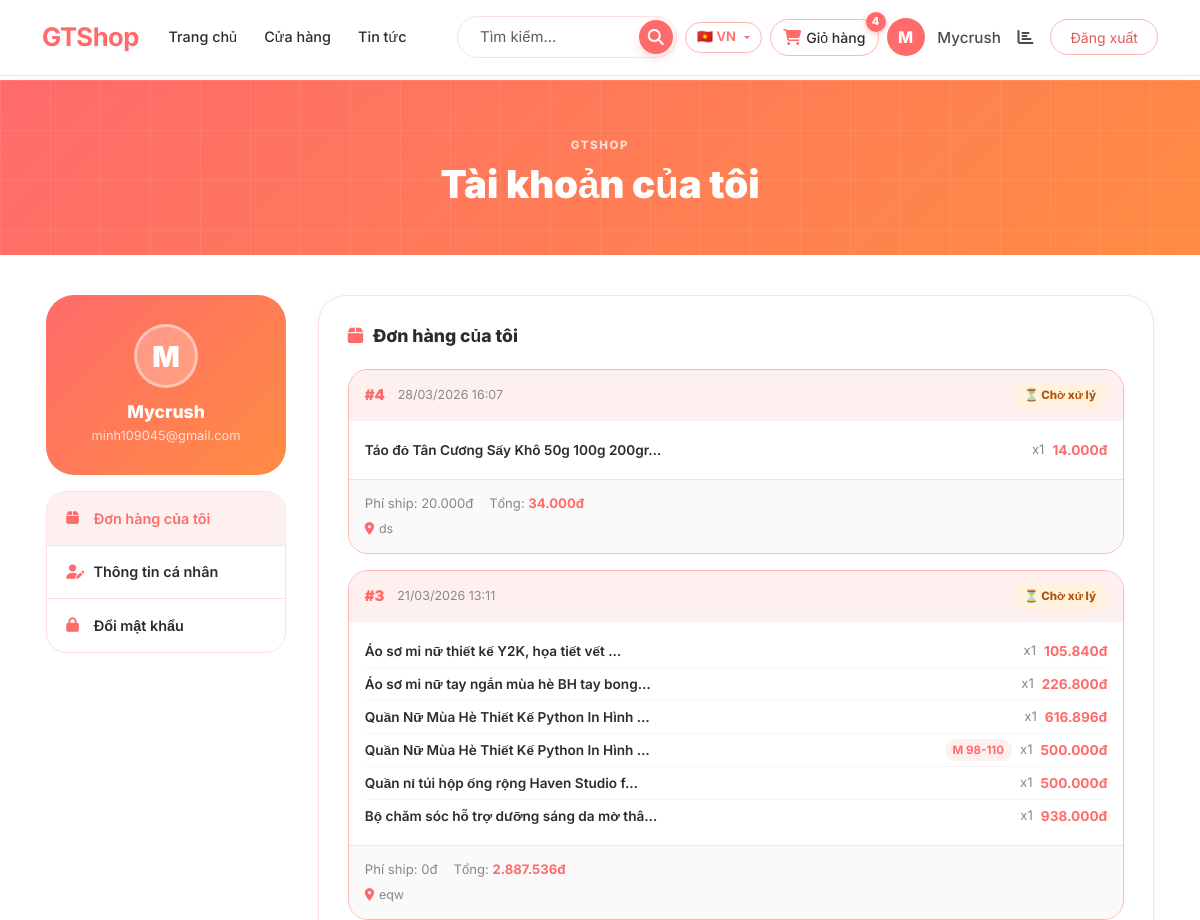
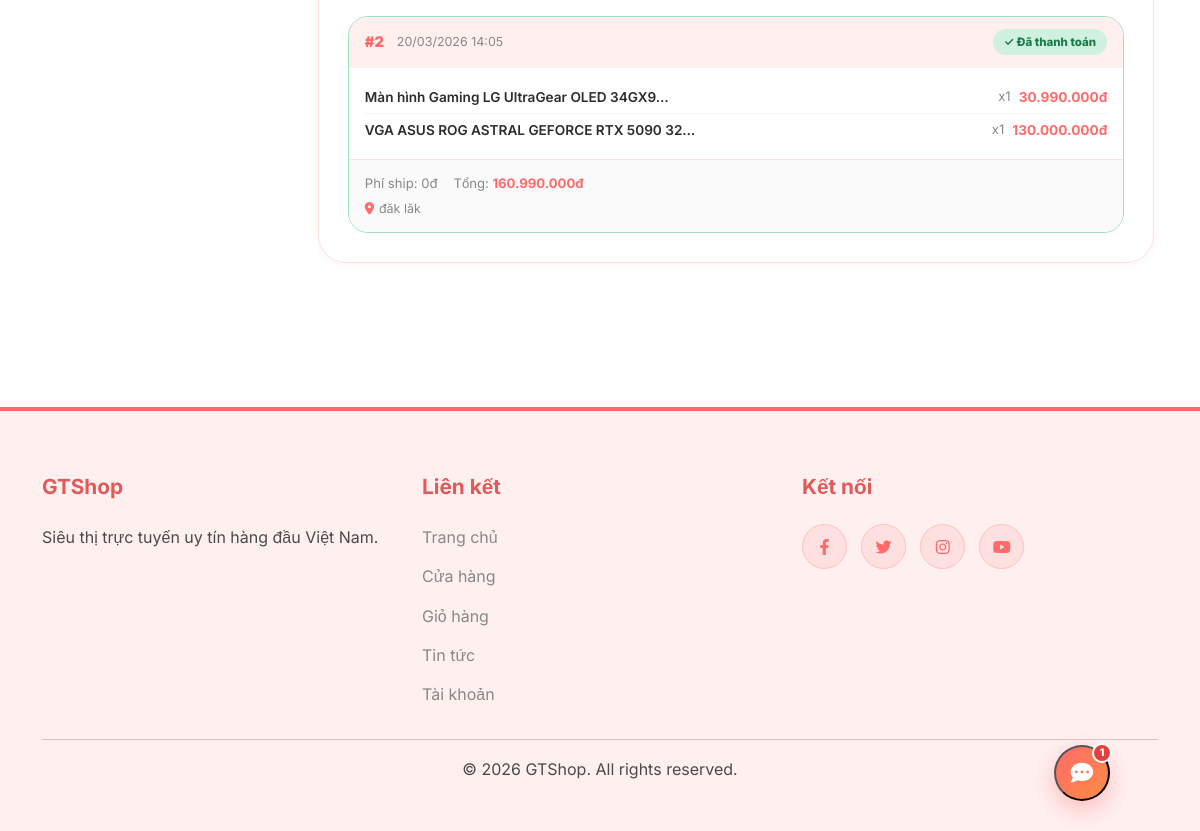
/accounts/profile/ (signed in), run on the app's committed database (2 pictures, top to bottom).
### carts/models.py (models this page shows, shortened)
class Order(models.Model):
    user         = models.ForeignKey(User, on_delete=models.CASCADE)
    full_name    = models.CharField(max_length=100, verbose_name="Họ tên")
    phone        = models.CharField(max_length=20, verbose_name="Số điện thoại")
    address      = models.TextField(verbose_name="Địa chỉ")
    total        = models.DecimalField(max_digits=10, decimal_places=0, default=0, verbose_name="Tổng tiền")
    shipping_fee = models.DecimalField(max_digits=10, decimal_places=0, default=0, verbose_name="Phí vận chuyển")
    paid         = models.BooleanField(default=False, verbose_name="Đã thanh toán")
    created      = models.DateTimeField(auto_now_add=True, verbose_name="Ngày tạo")
    class Meta:
        verbose_name = "Đơn hàng"
        verbose_name_plural = "Đơn hàng"

class OrderItem(models.Model):
    order    = models.ForeignKey(Order, on_delete=models.CASCADE, related_name='items')
    product  = models.ForeignKey(Product, on_delete=models.CASCADE)
    variant  = models.ForeignKey(ProductVariant, on_delete=models.SET_NULL, null=True, blank=True)
    quantity = models.PositiveIntegerField(default=1)
    price    = models.DecimalField(max_digits=10, decimal_places=0)
    class Meta:
        verbose_name = "Chi tiết đơn hàng"
        verbose_name_plural = "Chi tiết đơn hàng"

### store/models.py (models this page shows, shortened)
class Product(models.Model):
    category = models.ForeignKey(Category, on_delete=models.CASCADE, related_name='products')
    name = models.CharField(max_length=200, db_index=True)
    slug = models.SlugField(max_length=200, unique=True, db_index=True)
    image = models.ImageField(upload_to='products/', blank=True)
    description = models.TextField(blank=True)
    price = models.DecimalField(max_digits=10, decimal_places=0, verbose_name="Giá gốc")
    sale_price = models.DecimalField(max_digits=10, decimal_places=0, blank=True, null=True, verbose_name="Giá khuyến mãi")
    stock = models.PositiveIntegerField(default=0)
    available = models.BooleanField(default=True)
    is_hot = models.BooleanField(default=False, help_text="Sản phẩm hot hiển thị trên trang chủ")
    created = models.DateTimeField(auto_now_add=True)
    updated = models.DateTimeField(auto_now=True)
    weight = models.PositiveIntegerField(default=0, verbose_name="Cân nặng (gram)", help_text="Dùng để tính phí vận chuyển")
    class Meta:
        ordering = ('name',)
        verbose_name = 'sản phẩm'
        verbose_name_plural = 'sản phẩm'

class ProductVariant(models.Model):
    product = models.ForeignKey(Product, on_delete=models.CASCADE, related_name='variants')
    name = models.CharField(max_length=100, verbose_name="Tên biến thể", help_text="VD: 100ml, Màu đỏ...")
    price = models.DecimalField(max_digits=10, decimal_places=0, blank=True, null=True, verbose_name="Giá (nếu khác giá gốc)")
    stock = models.PositiveIntegerField(default=0, verbose_name="Tồn kho")
    image = models.ImageField(upload_to='variants/', blank=True, null=True, verbose_name="Ảnh riêng (nếu có)")
    weight = models.PositiveIntegerField(default=0, verbose_name="Cân nặng (gram)", help_text="Nếu để trống sẽ lấy từ sản phẩm gốc")
    class Meta:
        verbose_name = "Biến thể sản phẩm"
        verbose_name_plural = "Biến thể sản phẩm"
    from store.review_models import ProductReview

### accounts/account_views.py (the view, shortened to what this page needs)
# urls.py: path('accounts/profile/',  my_account,                      name='account_my_account'),
@login_required
def my_account(request):
    tab = request.GET.get('tab', 'orders')
    orders = Order.objects.filter(
        user=request.user
    ).prefetch_related(
        'items__product',
        'items__variant',
    ).order_by('-created')
    return render(request, 'account/account.html', {
        'tab':    tab,
        'orders': orders,
    })

### GTshop/context_processors.py (called while the page is built)
def cart_count(request):
    cart = request.session.get('cart', {})
    count = sum(item['quantity'] for item in cart.values())
    return {'cart_count': count}

def lang_list(request):
    return {
        'lang_list': [
            ('vi',      '🇻🇳', 'Tiếng Việt'),
            ('en',      '🇺🇸', 'English'),
            ('zh-hans', '🇨🇳', '中文'),
            ('ja',      '🇯🇵', '日本語'),
            ('ru',      '🇷🇺', 'Русский'),
            ('km',      '🇰🇭', 'ភាសាខ្មែរ'),
        ]
    }

### store/templatetags/store_filters.py (called while the page is built)
@register.filter
def currency(value):
    try:
        v = int(value)
        return f"{v:,}đ".replace(',', '.')
    except (TypeError, ValueError):
        return str(value)

### templates/account/account.html (shortened to what this page needs)
{% extends 'base.html' %}
{% load i18n %}
{% load store_filters %}
{% block content %}
<div class="page-header">
  <div class="container">
    <p class="page-header-eyebrow">GTShop</p>
    <h1 class="page-header-title">{% trans "Tài khoản của tôi" %}</h1>
  </div>
</div>
<div class="container account-container">
  <div class="account-layout">
    <div class="account-sidebar">
      <div class="account-avatar-card">
        <div class="account-avatar-circle">{{ user.username|first|upper }}</div>
        <h4 class="account-username">{{ user.username }}</h4>
        <p class="account-email">{{ user.email|default:"—" }}</p>
      </div>
      <nav class="account-nav">
        <a class="account-nav-item {% if tab == 'orders' or not tab %}account-nav-item--active{% endif %}"
           href="{% url 'my_account' %}?tab=orders"><i class="fas fa-box"></i> {% trans "Đơn hàng của tôi" %}</a>
        <a class="account-nav-item {% if tab == 'profile' %}account-nav-item--active{% endif %}"
           href="{% url 'my_account' %}?tab=profile"><i class="fas fa-user-edit"></i> {% trans "Thông tin cá nhân" %}</a>
        <a class="account-nav-item {% if tab == 'password' %}account-nav-item--active{% endif %}"
           href="{% url 'my_account' %}?tab=password"><i class="fas fa-lock"></i> {% trans "Đổi mật khẩu" %}</a>
      </nav>
    </div>
    <div class="account-main">
      {% if tab == 'orders' or not tab %}
      <div class="account-card">
        <h3 class="account-card-title"><i class="fas fa-box"></i> {% trans "Đơn hàng của tôi" %}</h3>
        {% if orders %}
        <div class="orders-list">
          {% for order in orders %}
          <div class="order-item {% if order.paid %}order-item--paid{% else %}order-item--pending{% endif %}">
            <div class="order-item-header">
              <span class="order-item-id">#{{ order.id }}</span>
              <span class="order-item-date">{{ order.created|date:"d/m/Y H:i" }}</span>
              {% if order.paid %}
                <span class="status-badge status-badge--paid">✓ {% trans "Đã thanh toán" %}</span>
              {% else %}
                <span class="status-badge status-badge--pending">⏳ {% trans "Chờ xử lý" %}</span>
              {% endif %}
            </div>
            <div class="order-item-products">
              {% for item in order.items.all %}
              <div class="order-product-row">
                <span class="order-product-name">{{ item.product.name|truncatechars:40 }}</span>
                {% if item.variant %}<span class="order-product-variant">{{ item.variant.name }}</span>{% endif %}
                <span class="order-product-qty">x{{ item.quantity }}</span>
                <span class="order-product-price">{{ item.price|currency }}</span>
              </div>
              {% endfor %}
            </div>
            <div class="order-item-footer">
              <div class="order-item-totals">
                <span>{% trans "Phí ship:" %} {{ order.shipping_fee|currency }}</span>
                <span class="order-item-total">{% trans "Tổng:" %} <b>{{ order.total|currency }}</b></span>
              </div>
              <div class="order-item-address">
                <i class="fas fa-map-marker-alt"></i> {{ order.address|truncatechars:60 }}
              </div>
            </div>
          </div>
          {% endfor %}
        </div>
        {% else %}
        <div class="account-empty">
          <div class="account-empty-icon">📦</div>
          <p>{% trans "Bạn chưa có đơn hàng nào." %}</p>
          <a href="{% url 'store:shop' %}" class="btn-account-shop">{% trans "Mua sắm ngay" %}</a>
        </div>
        {% endif %}
      </div>
      {% endif %}
    </div>
  </div>
</div>
{% endblock %}

### templates/base.html (shortened to what this page needs)
{% load static i18n %}
<!DOCTYPE html>
<html lang="{{ LANGUAGE_CODE }}">
<head>
  <link href="https://cdn.jsdelivr.net/npm/bootstrap@5.3.0/dist/css/bootstrap.min.css" rel="stylesheet">
  <link rel="stylesheet" href="https://cdnjs.cloudflare.com/ajax/libs/font-awesome/6.4.0/css/all.min.css">
  <link rel="stylesheet" href="{% static 'css/style.css' %}">
</head>
<body>
<nav class="navbar navbar-expand-lg fixed-top">
  <div class="container">
    <a class="navbar-brand fw-bold" href="{% url 'store:home' %}">GTShop</a>
    <div class="collapse navbar-collapse" id="navbarNav">
      <ul class="navbar-nav me-auto">
        <li class="nav-item">
          <a class="nav-link {% if request.path == '/' %}active{% endif %}"
             href="{% url 'store:home' %}">{% trans "Trang chủ" %}</a>
        </li>
        <li class="nav-item">
          <a class="nav-link {% if '/shop/' in request.path %}active{% endif %}"
             href="{% url 'store:shop' %}">{% trans "Cửa hàng" %}</a>
        </li>
        <li class="nav-item">
          <a class="nav-link" href="{% url 'blog:article_list' %}">{% trans "Tin tức" %}</a>
        </li>
      </ul>
      <form class="d-flex search-form me-2" action="{% url 'store:shop' %}" method="get">
        <input name="q" class="form-control" type="search"
               placeholder="{% trans 'Tìm kiếm...' %}" value="{{ request.GET.q }}">
        <button class="btn" type="submit"><i class="fas fa-search"></i></button>
      </form>
      <div class="d-flex align-items-center gap-2">
        <div class="dropdown lang-dropdown">
          <button class="btn lang-toggle dropdown-toggle" type="button"
                  data-bs-toggle="dropdown" aria-expanded="false">
            {% if LANGUAGE_CODE == 'vi' %}🇻🇳 VN
            {% elif LANGUAGE_CODE == 'en' %}🇺🇸 EN
            {% elif LANGUAGE_CODE == 'zh-hans' %}🇨🇳 ZH
            {% elif LANGUAGE_CODE == 'ja' %}🇯🇵 JA
            {% elif LANGUAGE_CODE == 'ru' %}🇷🇺 RU
            {% elif LANGUAGE_CODE == 'km' %}🇰🇭 KM
            {% else %}🌐 {{ LANGUAGE_CODE|upper }}{% endif %}
          </button>
        </div>
        <a class="nav-link cart-link position-relative {% if '/cart/' in request.path %}active{% endif %}"
           href="{% url 'carts:cart_detail' %}">
          <i class="fas fa-shopping-cart"></i>
          {% trans "Giỏ hàng" %}
          {% if cart_count > 0 %}
            <span class="cart-badge">{{ cart_count }}</span>
          {% endif %}
        </a>
        <div class="user-menu">
          {% if user.is_authenticated %}
            <a href="{% url 'my_account' %}" class="user-avatar" title="{{ user.username }}">
              {{ user.username|first|upper }}
            </a>
            <span class="username d-none d-xl-inline">{{ user.username }}</span>
            {% if user.is_staff %}
            <a href="{% url 'stats_dashboard' %}" class="nav-link px-1" title="{% trans 'Thống kê' %}">
              <i class="fas fa-chart-bar"></i>
            </a>
            {% endif %}
            <form method="post" action="{% url 'logout' %}" class="d-inline">
              <button type="submit" class="btn btn-outline-light btn-sm">
                {% trans "Đăng xuất" %}
              </button>
            </form>
          {% else %}
            <a class="nav-link" href="{% url 'login' %}">{% trans "Đăng nhập" %}</a>
            <a class="nav-link" href="{% url 'register' %}">{% trans "Đăng ký" %}</a>
          {% endif %}
        </div>
      </div>
    </div>
  </div>
</nav>
<main>
  {% block content %}{% endblock %}
</main>
<footer>
  <div class="container">
    <div class="row">
      <div class="col-md-4">
        <h5>GTShop</h5>
        <p>{% trans "Siêu thị trực tuyến uy tín hàng đầu Việt Nam." %}</p>
      </div>
      <div class="col-md-4">
        <h5>{% trans "Liên kết" %}</h5>
        <ul>
          <li><a href="{% url 'store:home' %}">{% trans "Trang chủ" %}</a></li>
          <li><a href="{% url 'store:shop' %}">{% trans "Cửa hàng" %}</a></li>
          <li><a href="{% url 'carts:cart_detail' %}">{% trans "Giỏ hàng" %}</a></li>
          <li><a href="{% url 'blog:article_list' %}">{% trans "Tin tức" %}</a></li>
          {% if user.is_authenticated %}
          <li><a href="{% url 'my_account' %}">{% trans "Tài khoản" %}</a></li>
          {% endif %}
        </ul>
      </div>
      <div class="col-md-4">
        <h5>{% trans "Kết nối" %}</h5>
        <div class="social-links">
          <a href="#"><i class="fab fa-facebook-f"></i></a>
          <a href="#"><i class="fab fa-twitter"></i></a>
          <a href="#"><i class="fab fa-instagram"></i></a>
          <a href="#"><i class="fab fa-youtube"></i></a>
        </div>
      </div>
    </div>
    <hr>
    <div class="text-center"><p>&copy; 2026 GTShop. All rights reserved.</p></div>
  </div>
</footer>
<button class="chatbot-bubble" id="chatbot-bubble" onclick="toggleChatbot()">
  <i class="fas fa-comment-dots" id="cb-open"></i>
  <span class="chatbot-unread" id="cb-unread">1</span>
</button>
</body>
</html>

### data on the page
Order: id "4", created "28/03/2026 16:07", shipping_fee "20.000đ", total "34.000đ", address "ds"
OrderItem: product.name "Táo đỏ Tân Cương Sấy Khô 50g 100g 200gr…", quantity "1", price "14.000đ"
Order: id "3", created "21/03/2026 13:11", shipping_fee "0đ", total "2.887.536đ", address "eqw"
OrderItem: product.name "Áo sơ mi nữ thiết kế Y2K, họa tiết vết …", quantity "1", price "105.840đ"
OrderItem: product.name "Áo sơ mi nữ tay ngắn mùa hè BH tay bong…", quantity "1", price "226.800đ"
OrderItem: product.name "Quần Nữ Mùa Hè Thiết Kế Python In Hình …", quantity "1", price "616.896đ"
OrderItem: product.name "Quần Nữ Mùa Hè Thiết Kế Python In Hình …", variant.name "M 98-110", quantity "1", price "500.000đ"
OrderItem: product.name "Quần nỉ túi hộp ống rộng Haven Studio f…", quantity "1", price "500.000đ"
OrderItem: product.name "Bộ chăm sóc hỗ trợ dưỡng sáng da mờ thâ…", quantity "1", price "938.000đ"
Order: id "2", created "20/03/2026 14:05", shipping_fee "0đ", total "160.990.000đ", address "đăk lăk"
OrderItem: product.name "Màn hình Gaming LG UltraGear OLED 34GX9…", quantity "1", price "30.990.000đ"
OrderItem: product.name "VGA ASUS ROG ASTRAL GEFORCE RTX 5090 32…", quantity "1", price "130.000.000đ"

### other printed values
{{ cart_count }} "4"
{{ user.username|first|upper }} "M"
{{ user.username }} "Mycrush"
{{ user.email|default:"—" }} "minh109045@gmail.com"
